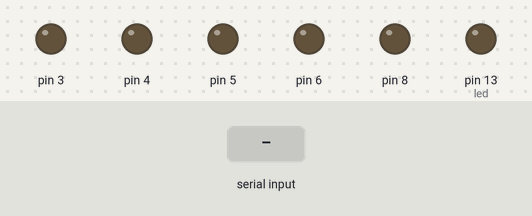
Simulated run of this sketch. Board: Arduino Uno, built with avr-gcc and run on an emulated ATmega328P. On the bench: output pins drawn as LEDs (lit = HIGH). The test bench sets the inputs (shaded band).

Above: at 1.2 s.
1.3 s: byte 30 received over Serial
At 2.5 s:
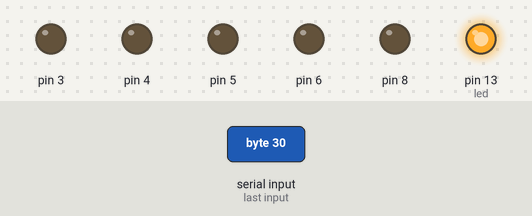
2.8 s: byte 90 received over Serial
Timing chart, 0 to 5.8 s (numbered marks = the images above; inputs shaded):
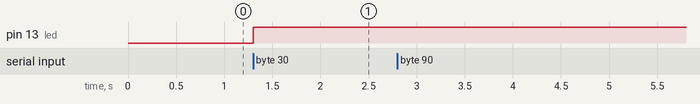

The sketch:

buttonPresser.ino
```cpp
int led = 13;
int firstPin = 2;

void setup() {
  Serial.begin(9600);
  pinMode(led, OUTPUT);

  int i;
  for(i = 0; i < 8; i++) {
    pinMode(firstPin + i, INPUT);
    digitalWrite(firstPin + i, LOW);
  }
}

void loop() {
  if (Serial.available()) {
    uint8_t received = Serial.read();
    bool valid = false;

    int i;
    for(i = 0; i < 8; i++) {
      if(received & 1 << i) {
        pinMode(firstPin + i, OUTPUT);
        digitalWrite(firstPin + i, LOW);
        valid = true;
      } else {
        pinMode(firstPin + i, INPUT);
        digitalWrite(firstPin + i, LOW);
      }
    }
    if(valid) {
      digitalWrite(led, HIGH);
    } else {
      digitalWrite(led, LOW);
    }
  }
}
```

Measured:
- after the input at 1.3 s, pin 13 (led): LOW → HIGH at once
